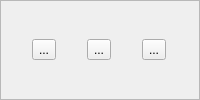
             <widget class="QFrame" name="frame_sys_btns">
              <property name="minimumSize">
               <size>
                <width>0</width>
                <height>30</height>
               </size>
              </property>
              <property name="frameShape">
               <enum>QFrame::StyledPanel</enum>
              </property>
              <property name="frameShadow">
               <enum>QFrame::Raised</enum>
              </property>
              <layout class="QHBoxLayout" name="horizontalLayout_10">
               <property name="spacing">
                <number>0</number>
               </property>
               <property name="leftMargin">
                <number>0</number>
               </property>
               <property name="topMargin">
                <number>0</number>
               </property>
               <property name="rightMargin">
                <number>0</number>
               </property>
               <property name="bottomMargin">
                <number>0</number>
               </property>
               <item>
                <widget class="QToolButton" name="toolButton">
                 <property name="text">
                  <string>...</string>
                 </property>
                 <property name="icon">
                  <iconset resource="images.qrc">
                   <normaloff>:/icons_UI/images/addsys.png</normaloff>:/icons_UI/images/addsys.png</iconset>
                 </property>
                </widget>
               </item>
               <item>
                <widget class="QToolButton" name="toolButton_2">
                 <property name="text">
                  <string>...</string>
                 </property>
                 <property name="icon">
                  <iconset resource="images.qrc">
                   <normaloff>:/icons_UI/images/removesys.png</normaloff>:/icons_UI/images/removesys.png</iconset>
                 </property>
                </widget>
               </item>
               <item>
                <widget class="QToolButton" name="toolButton_3">
                 <property name="text">
                  <string>...</string>
                 </property>
                 <property name="icon">
                  <iconset resource="images.qrc">
                   <normaloff>:/icons_UI/images/refreshsys.png</normaloff>:/icons_UI/images/refreshsys.png</iconset>
                 </property>
                </widget>
               </item>
              </layout>
             </widget>
